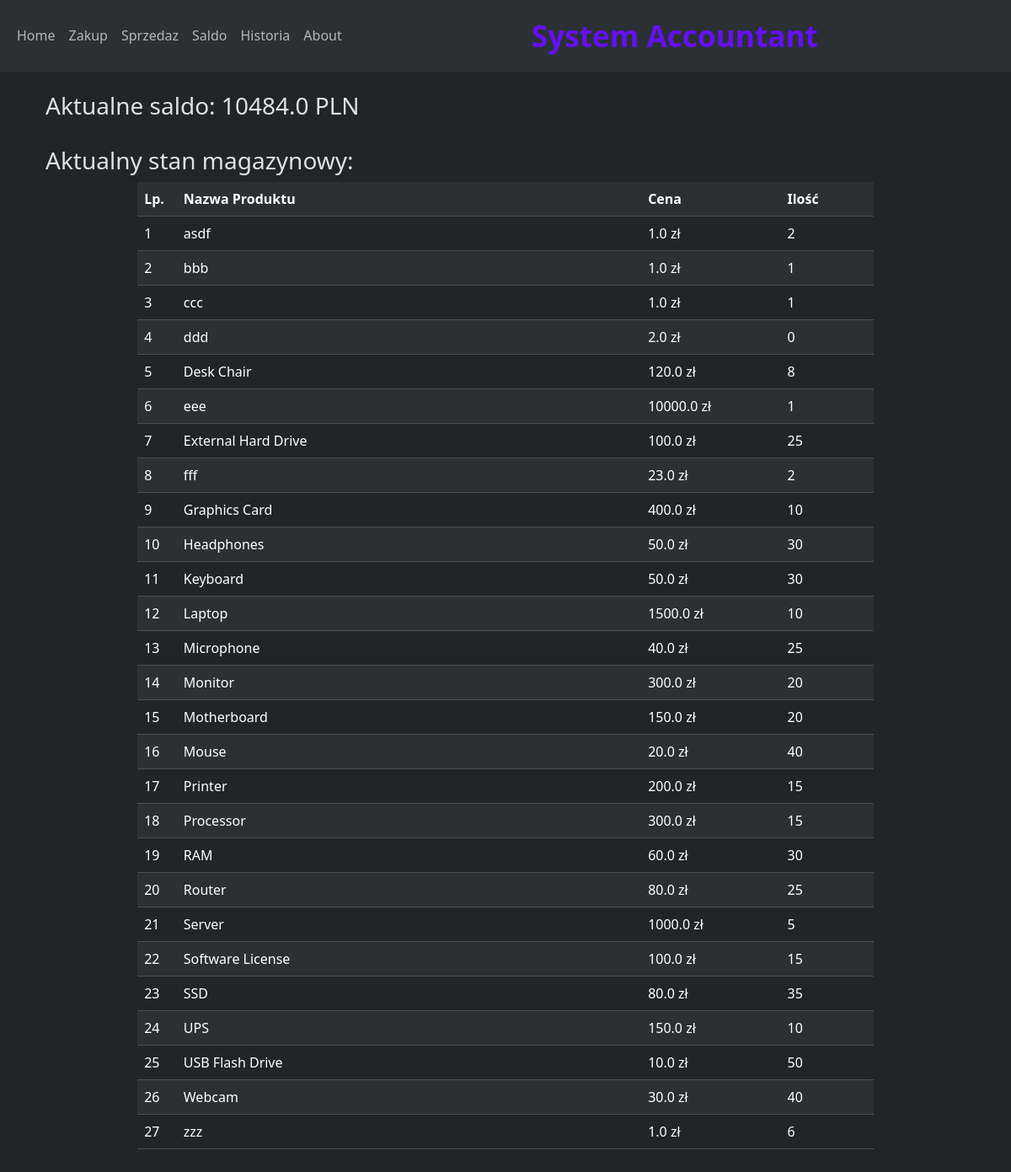
Before: / with the older database file.
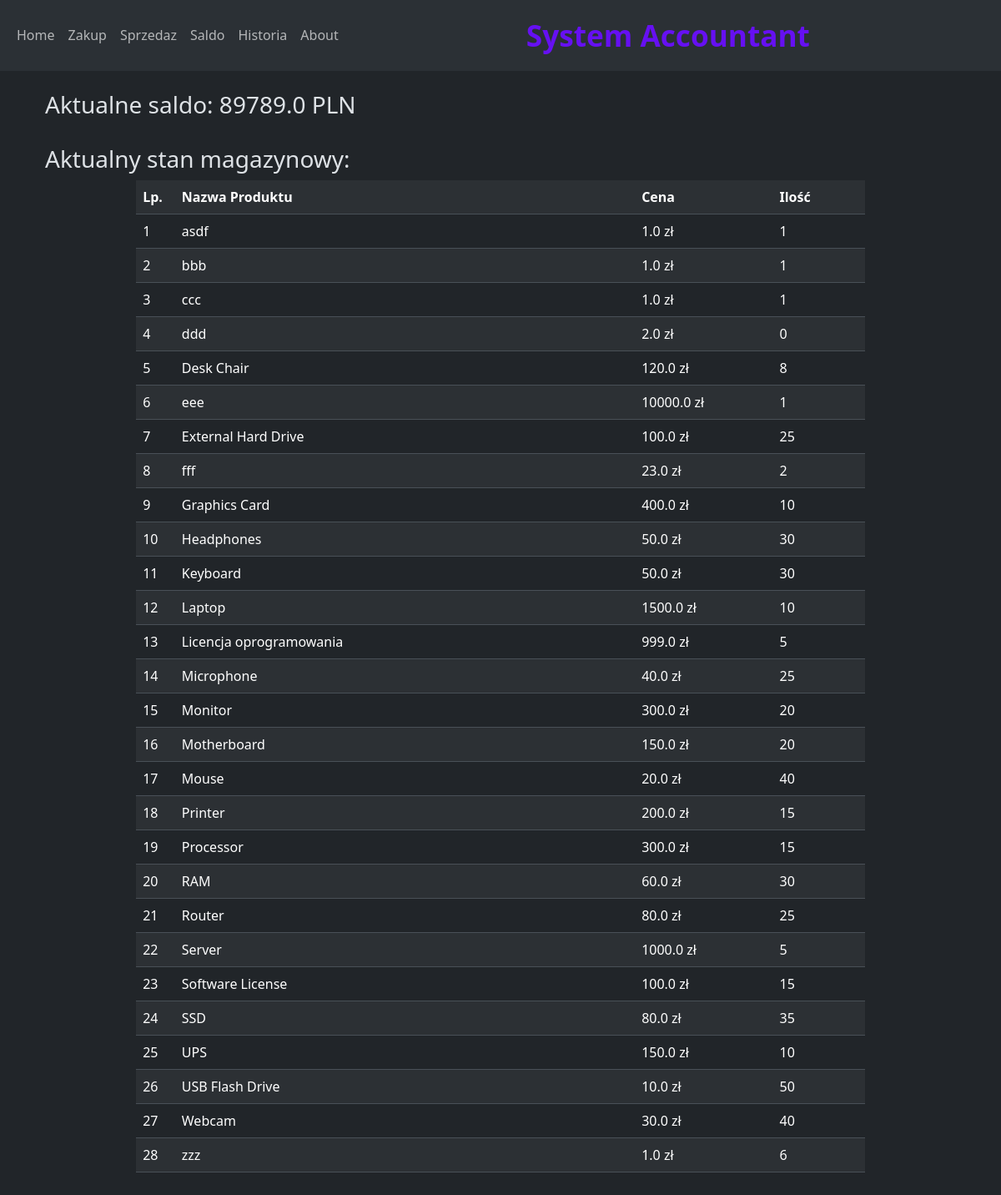
After: the same page with the newer database file.
### app.py (models this page shows)
class Saldo(db.Model):
    id = db.Column(db.Integer, primary_key=True)
    saldo = db.Column(db.Float)
    when = db.Column(db.DateTime, server_default=func.now())

class Inventory(db.Model):
    id = db.Column(db.Integer, primary_key=True)
    product = db.Column(db.String)
    price = db.Column(db.Float)
    quantity = db. Column(db.Integer)
    historia = relationship('History' , back_populates = 'inventory')

### app.py (the view)
@app.route('/')
def index():
    magazyn_stan = sorted(Inventory.query.all() , key = lambda x: x.product.lower())
    konto = Saldo.query.order_by(Saldo.id.desc()).first()
    konto = konto.saldo
    return render_template('index.html', konto=konto, magazyn=magazyn_stan)

### templates/index.html (shortened to what this page needs)
{% extends "base.html" %}
{% block content %}
<div class="container">
<h3>Aktualne saldo:  {{ konto }} PLN</h3>
<br>
        <h3>Aktualny stan magazynowy: </h3>
    <table  style="width:80%" align="center" class="table table-striped table-hover">
        <tr>
            <th style="width:3%">Lp.</th>
            <th style="width:50%">Nazwa Produktu</th>
            <th style="width:15%">Cena</th>
            <th style="width:10%">Ilość</th>
        </tr>
        {% for produkt in magazyn %}
        <tr>
            <td>{{ loop.index }}</td>
            <td>{{ produkt.product }}</td>
            <td>{{ produkt.price }} zł</td>
            <td>{{ produkt.quantity }}</td>
        </tr>
        {% endfor %}
    </table><br>
    <br>
</div>
{% endblock %}

Changed rows visible on the page:
no longer on this page (row unchanged): Saldo: saldo "10484.0"
added Saldo: saldo "89789.0"
changed Inventory "asdf": quantity "2" → "1"
added Inventory: product "Licencja oprogramowania", price "999.0", quantity "5"
